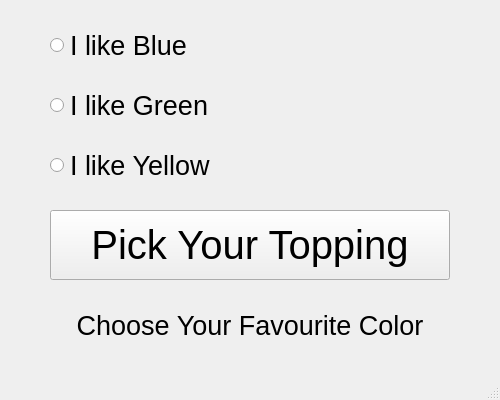
<?xml version="1.0" encoding="UTF-8"?>
<ui version="4.0">
 <class>MainWindow</class>
 <widget class="QMainWindow" name="MainWindow">
  <property name="geometry">
   <rect>
    <x>0</x>
    <y>0</y>
    <width>500</width>
    <height>400</height>
   </rect>
  </property>
  <property name="windowTitle">
   <string>MainWindow</string>
  </property>
  <widget class="QWidget" name="centralwidget">
   <widget class="QRadioButton" name="radioButton">
    <property name="geometry">
     <rect>
      <x>50</x>
      <y>30</y>
      <width>400</width>
      <height>30</height>
     </rect>
    </property>
    <property name="font">
     <font>
      <pointsize>20</pointsize>
     </font>
    </property>
    <property name="contextMenuPolicy">
     <enum>Qt::DefaultContextMenu</enum>
    </property>
    <property name="text">
     <string>I like Blue</string>
    </property>
   </widget>
   <widget class="QRadioButton" name="radioButton_2">
    <property name="geometry">
     <rect>
      <x>50</x>
      <y>90</y>
      <width>400</width>
      <height>30</height>
     </rect>
    </property>
    <property name="font">
     <font>
      <pointsize>20</pointsize>
     </font>
    </property>
    <property name="text">
     <string>I like Green</string>
    </property>
   </widget>
   <widget class="QRadioButton" name="radioButton_3">
    <property name="geometry">
     <rect>
      <x>50</x>
      <y>150</y>
      <width>400</width>
      <height>30</height>
     </rect>
    </property>
    <property name="font">
     <font>
      <pointsize>20</pointsize>
     </font>
    </property>
    <property name="text">
     <string>I like Yellow</string>
    </property>
   </widget>
   <widget class="QLabel" name="label">
    <property name="geometry">
     <rect>
      <x>50</x>
      <y>300</y>
      <width>400</width>
      <height>50</height>
     </rect>
    </property>
    <property name="font">
     <font>
      <pointsize>20</pointsize>
     </font>
    </property>
    <property name="layoutDirection">
     <enum>Qt::LeftToRight</enum>
    </property>
    <property name="frameShape">
     <enum>QFrame::NoFrame</enum>
    </property>
    <property name="frameShadow">
     <enum>QFrame::Plain</enum>
    </property>
    <property name="text">
     <string>Choose Your Favourite Color</string>
    </property>
    <property name="alignment">
     <set>Qt::AlignCenter</set>
    </property>
   </widget>
   <widget class="QPushButton" name="pushButton">
    <property name="geometry">
     <rect>
      <x>50</x>
      <y>210</y>
      <width>400</width>
      <height>70</height>
     </rect>
    </property>
    <property name="font">
     <font>
      <pointsize>30</pointsize>
     </font>
    </property>
    <property name="mouseTracking">
     <bool>false</bool>
    </property>
    <property name="focusPolicy">
     <enum>Qt::StrongFocus</enum>
    </property>
    <property name="layoutDirection">
     <enum>Qt::LeftToRight</enum>
    </property>
    <property name="text">
     <string>Pick Your Topping</string>
    </property>
   </widget>
  </widget>
  <widget class="QMenuBar" name="menubar">
   <property name="geometry">
    <rect>
     <x>0</x>
     <y>0</y>
     <width>500</width>
     <height>23</height>
    </rect>
   </property>
  </widget>
  <widget class="QStatusBar" name="statusbar"/>
 </widget>
 <resources/>
 <connections/>
</ui>
